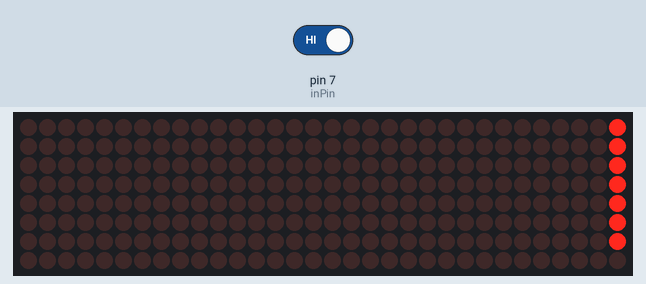
The sketch below on a simulated Arduino Uno, built with avr-gcc and run on an emulated ATmega328P. Shown: 32×8 LED matrix. Inputs (shaded band) come from the test bench; at power-on: pin 7 (inPin) HIGH.

Above: at 0.08 s.
At 2.88 s:
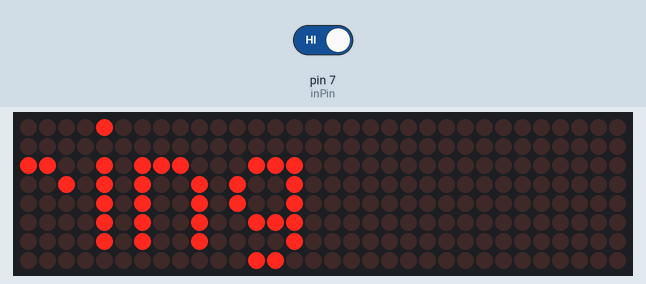
2.9 s: pin 7 (inPin) driven HIGH
5.4 s: pin 7 (inPin) driven LOW
At 7.99 s:
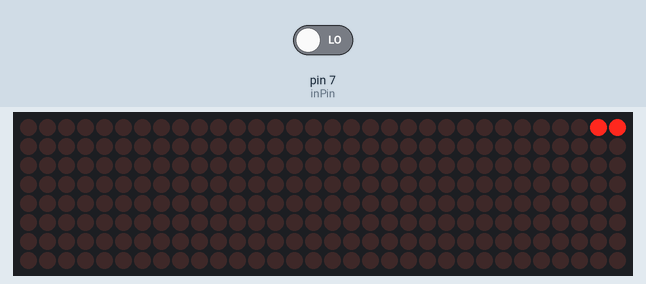

The sketch:

tilt_sensor.ino
```cpp
#include <MD_Parola.h>
#include <MD_MAX72xx.h>
#include <SPI.h>

#define HARDWARE_TYPE MD_MAX72XX::FC16_HW
#define MAX_DEVICES 4
#define CS_PIN 3
int inPin = 7;
MD_Parola tampilan = MD_Parola(HARDWARE_TYPE, CS_PIN, MAX_DEVICES);

void setup()
{
    tampilan.begin();
    pinMode(inPin, INPUT);
}
String status;

void loop()
{
    int value = digitalRead(inPin);
    if (value == LOW)
        status = "Tidak Miring";
    else
        status = "Miring";

    if (tampilan.displayAnimate())
        tampilan.displayText(status.c_str(), PA_CENTER, 70, 0, PA_SCROLL_LEFT, PA_SCROLL_LEFT);
}
```

Measured:
- after the input at 5.4 s, the display: first differs from a run without the input after 2.5 s (image 2 shows a later state)
